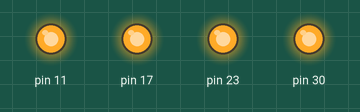
This sketch was run on a simulated SparkFun Pro Micro, built with avr-gcc and run on an emulated ATmega32U4. Shown: output pins drawn as LEDs (lit = HIGH).

Above: at 0.5 s.
At 3.5 s:
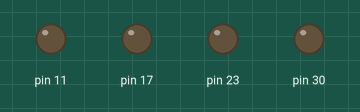
Timing chart, 0 to 4.6 s (numbered marks = the images above):
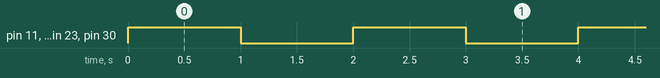

The sketch:

Blink.ino
```cpp
/*For some reason in our board, which I've been explained but I'm not capable of explaining it again, including LED1 and LED4 being part of usb serial,
we can't use plain pinMode and digitalWrite on those pins (at least the output ones, for what I've tried so far), so we gotta use registers and modify them manually
While this is a bit of a PITA, runs faster on the the uC
Also using Arduino Micro bootloader, seems to work fine
If Arduino Micro bl doesn't appear to work right, try the Sparkfun ProMicro ones

-EmaMaker 29/11/2020 22:47 CET
*/


// the setup function runs once when you press reset or power the board
void setup() {
  //LED3(PB7) and LED4 (PB0)
  DDRB=0b10000001;
  //LED2 (PF0)
  DDRF=0b00000001;
  //LED1 (PD5)
  DDRD=0b00100000;
}

// the loop function runs over and over again forever
void loop() {
  //Set the pins HIGH, using OR the pins we don't care about are not touched
  PORTB = PORTB | 0b10000001;
  PORTF = PORTF | 0b00000001;
  PORTD = PORTD | 0b00100000;

  delay(1000);

  //Set the pins LOW, using AND the pins we don't care about are not touched
  PORTB = PORTB & 0b01111110;
  PORTF = PORTF & 0b01111110;
  PORTD = PORTD & 0b11011111;

  delay(1000);
}
```

Measured:
- by itself, pin 11, pin 17, pin 23, pin 30: alternates HIGH for 1.0 s and LOW for 1.0 s
